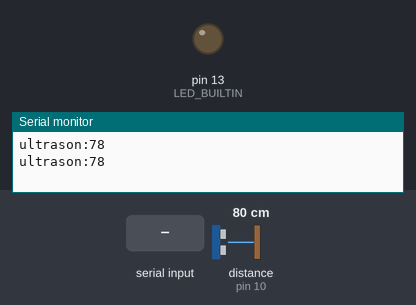
The sketch below on a simulated Arduino Uno, built with avr-gcc and run on an emulated ATmega328P. On the bench: output pins drawn as LEDs (lit = HIGH), the last lines printed to the serial monitor. Wiring (inferred from the names in the program): ultrasonic range finder: trigger pin 9; echo pin 10. The test bench sets the inputs (shaded band); at power-on: distance to the obstacle (sensor on pin 10) 80 cm. The echo pulse lasts 58.3 µs per cm; pins used as bus, display or sensor lines are not drawn.

Above: at 1.2 s.
1.3 s: "led:1\n" received over Serial
At 1.9 s:
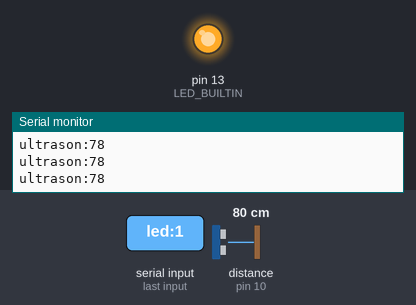
2.8 s: "led:0\n" received over Serial
At 4.2 s:
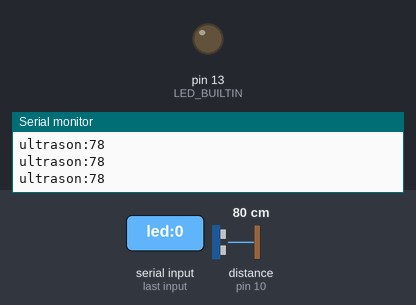
Timing chart, 0 to 5.8 s (numbered marks = the images above; inputs shaded):
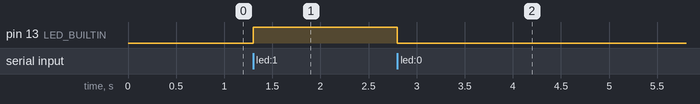

The sketch:

capteur_interaction.ino
```cpp
// Broches du capteur à ultrasons HC-SR04
const int trigPin = 9;
const int echoPin = 10;

String commande = "";
unsigned long derniere_mesure = 0;

void setup() {
  pinMode(trigPin, OUTPUT);
  pinMode(echoPin, INPUT);
  pinMode(LED_BUILTIN, OUTPUT);

  Serial.begin(115200);
  Serial.setTimeout(10);
}

void loop() {
  while (Serial.available() > 0) {
    char caractere = Serial.read();
    if (caractere == '\n') {
      commande.trim();
      if (commande == "DISCOVER") {
        Serial.println("GDSERIAL_ACK");
      } else if (commande == "led:1") {
        digitalWrite(LED_BUILTIN, HIGH);
      } else if (commande == "led:0") {
        digitalWrite(LED_BUILTIN, LOW);
      }
      commande = "";
    } else {
      commande += caractere;
    }
  }

  if (millis() - derniere_mesure < 500) {
    return;
  }
  derniere_mesure = millis();

  // Envoi d'une impulsion sur la broche Trig
  digitalWrite(trigPin, LOW);
  delayMicroseconds(2);
  digitalWrite(trigPin, HIGH);
  delayMicroseconds(10);
  digitalWrite(trigPin, LOW);

  // Lecture du temps de retour de l'onde sur la broche Echo
  long duration = pulseIn(echoPin, HIGH);

  // Conversion du temps en centimètres
  int distance = duration * 0.034 / 2;

  Serial.print("ultrason:");
  Serial.println(distance);
}
```

Measured:
- after the input at 1.3 s, pin 13 (LED_BUILTIN): LOW → HIGH at once
- after the input at 2.8 s, pin 13 (LED_BUILTIN): HIGH → LOW at once
